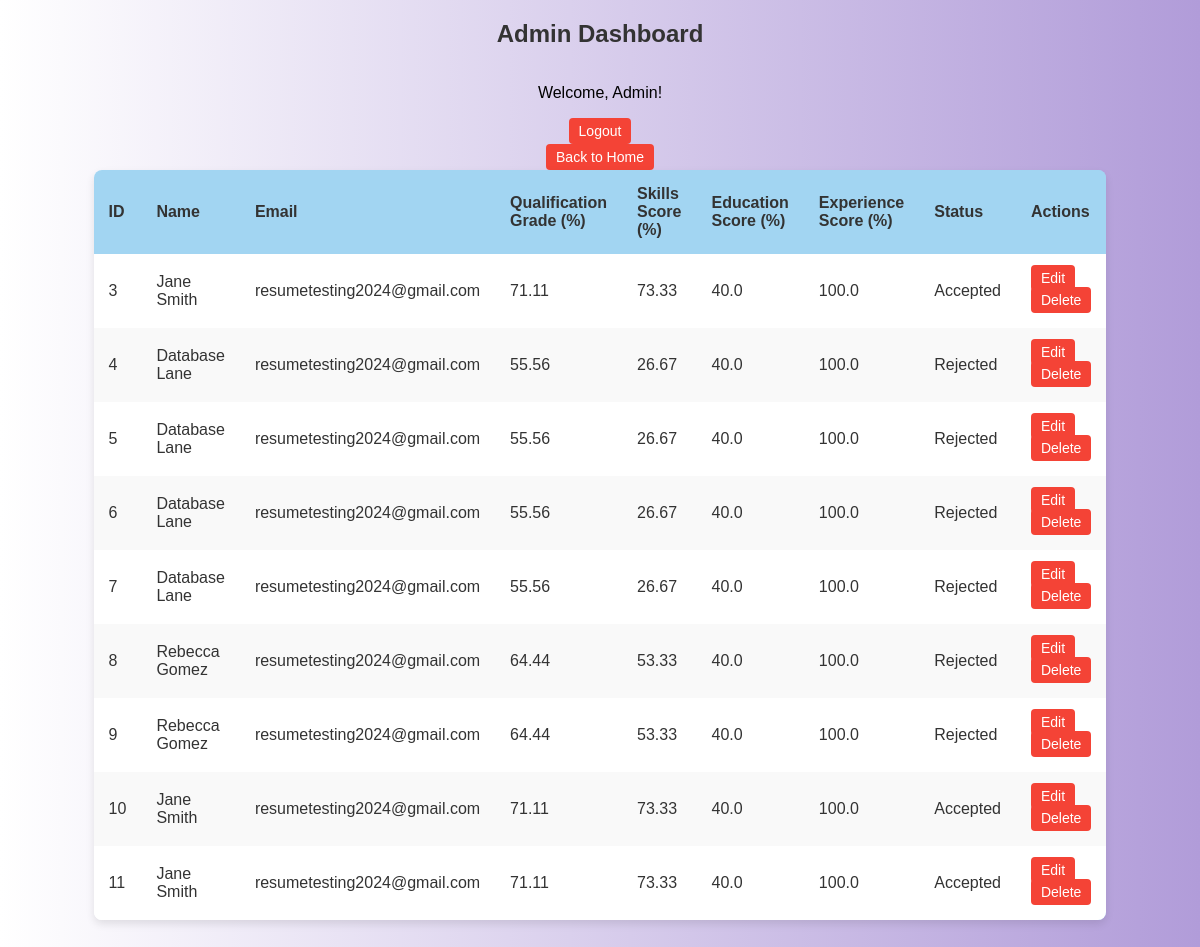
/admin/dashboard (signed in), run on an earlier commit of the app's database.
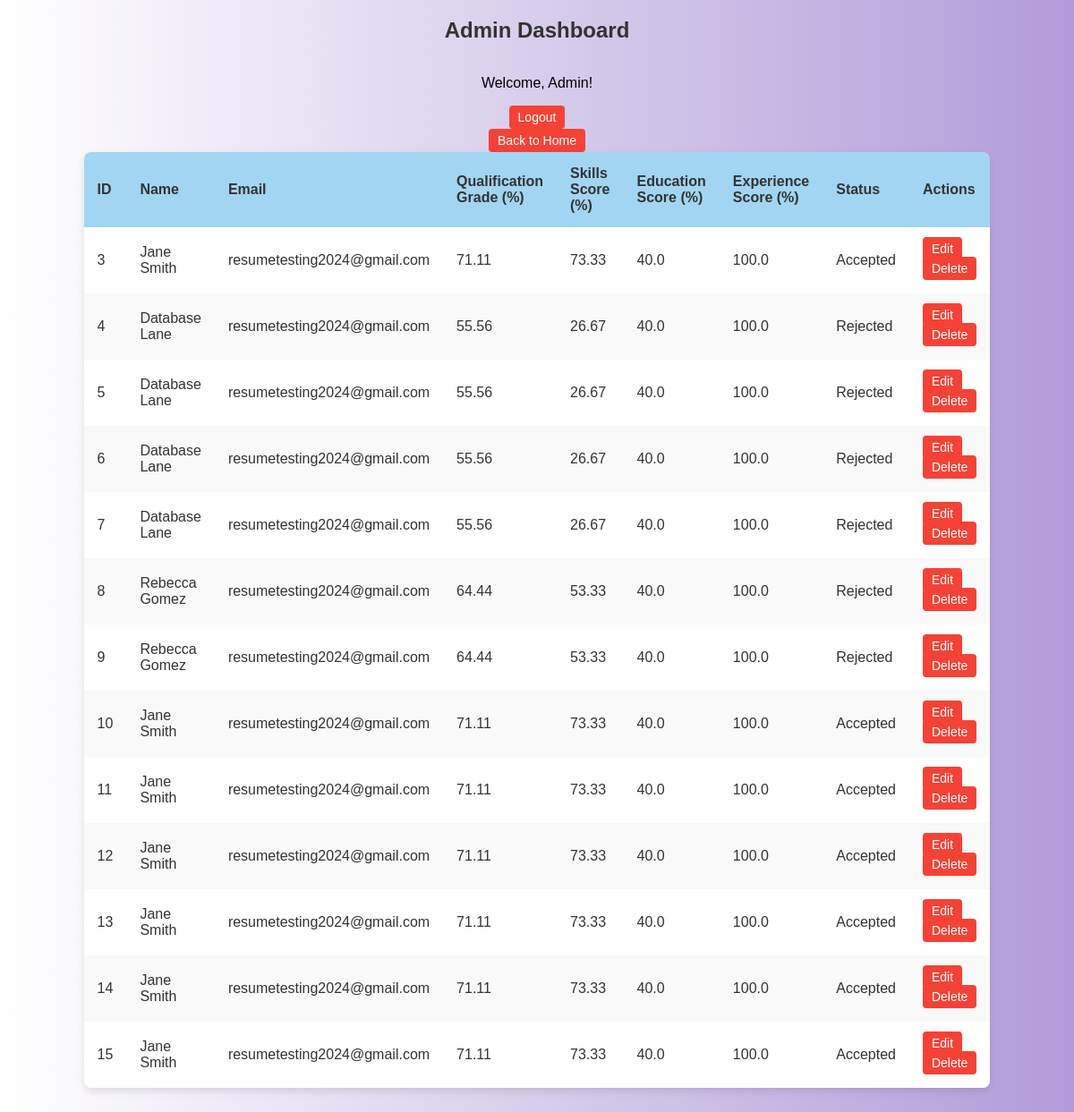
And on a later commit of the database.
### tables this page shows
CREATE TABLE interviewees (
            id INTEGER PRIMARY KEY AUTOINCREMENT,
            name TEXT NOT NULL,
            email TEXT NOT NULL,
            qualification_grade REAL NOT NULL,
            skills_score REAL,
            education_score REAL,
            experience_score REAL,
            status TEXT NOT NULL
        );

### app.py (the view)
@app.route('/admin/dashboard')
@admin_login_required
def admin_dashboard():
    interviewees = get_all_interviewees()
    return render_template('admin_dashboard.html', interviewees=interviewees)

### app.py (called while the page is built)
def admin_login_required(f):
    @wraps(f)
    def decorated_function(*args, **kwargs):
        if not session.get('admin_logged_in'):
            flash('Please log in to access this page.')
            return redirect(url_for('admin_login'))
        return f(*args, **kwargs)
    return decorated_function

### database/models.py (called while the page is built)
def get_db_connection():
    conn = sqlite3.connect(DATABASE)
    conn.row_factory = sqlite3.Row
    return conn

def get_all_interviewees():
    conn = get_db_connection()
    cursor = conn.cursor()
    cursor.execute('SELECT * FROM interviewees')
    interviewees = cursor.fetchall()
    conn.close()
    return interviewees

### templates/admin_dashboard.html (shortened to what this page needs)
<!DOCTYPE html>
<html lang="en">
<head>
    <link rel="stylesheet" href="{{ url_for('static', filename='css/styles5.css') }}">
</head>
<body>
    <h2>Admin Dashboard</h2>
    <p>Welcome, Admin!</p>
    <a href="{{ url_for('admin_logout') }}">Logout</a>
    <a href="{{ url_for('home') }}" class="back-button">Back to Home</a>
    <table>
        <thead>
            <tr>
                <th>ID</th>
                <th>Name</th>
                <th>Email</th>
                <th>Qualification Grade (%)</th>
                <th>Skills Score (%)</th>
                <th>Education Score (%)</th>
                <th>Experience Score (%)</th>
                <th>Status</th>
                <th>Actions</th>
            </tr>
        </thead>
        <tbody>
            {% for interviewee in interviewees %}
            <tr>
                <td>{{ interviewee.id }}</td>
                <td>{{ interviewee.name }}</td>
                <td>{{ interviewee.email }}</td>
                <td>{{ interviewee.qualification_grade | round(2) }}</td>
                <td>{{ interviewee.skills_score | round(2) }}</td>
                <td>{{ interviewee.education_score }}</td>
                <td>{{ interviewee.experience_score }}</td>
                <td>{{ interviewee.status }}</td>
                <td>
                    <a href="{{ url_for('edit_interviewee', id=interviewee.id) }}">Edit</a>
                    <form action="{{ url_for('delete_interviewee', id=interviewee.id) }}" method="post" style="display:inline;">
                        <button type="submit" onclick="return confirm('Are you sure you want to delete this interviewee?');">Delete</button>
                    </form>
                </td>
            </tr>
            {% else %}
            <tr>
                <td colspan="9">No interviewees found.</td>
            </tr>
            {% endfor %}
        </tbody>
    </table>
</body>
</html>

### static/css/styles5.css (style rules this page uses)
body { font-family: Arial, sans-serif; background: linear-gradient(to right, white, #b19cd9); margin: 0; padding: 0; display: flex; flex-direction: column; align-items: center; justify-content: center; min-height: 100vh; }
h2 { color: #333; margin-bottom: 20px; }
table { width: 80%; border-collapse: collapse; margin-bottom: 30px; background: linear-gradient(to right, white, #a2d5f2); box-shadow: 0 4px 8px rgba(0, 0, 0, 0.1); border-radius: 8px; overflow: hidden; }
th, td { padding: 15px; text-align: left; }
th { background-color: #a2d5f2; color: #333; }
td { background-color: white; color: #333; }
tr:nth-child(even) td { background-color: #f9f9f9; }
form button, a { padding: 5px 10px; font-size: 14px; color: white; background-color: #f44336; border: none; border-radius: 4px; cursor: pointer; text-decoration: none; }

What changed in the data, as far as the page shows it:
added interviewees: id "12", name "Jane Smith", email "resumetesting2024@gmail.com", qualification_grade "71.11", skills_score "73.33", education_score "40.0", experience_score "100.0", status "Accepted"
added interviewees: id "13", name "Jane Smith", email "resumetesting2024@gmail.com", qualification_grade "71.11", skills_score "73.33", education_score "40.0", experience_score "100.0", status "Accepted"
added interviewees: id "14", name "Jane Smith", email "resumetesting2024@gmail.com", qualification_grade "71.11", skills_score "73.33", education_score "40.0", experience_score "100.0", status "Accepted"
added interviewees: id "15", name "Jane Smith", email "resumetesting2024@gmail.com", qualification_grade "71.11", skills_score "73.33", education_score "40.0", experience_score "100.0", status "Accepted"
